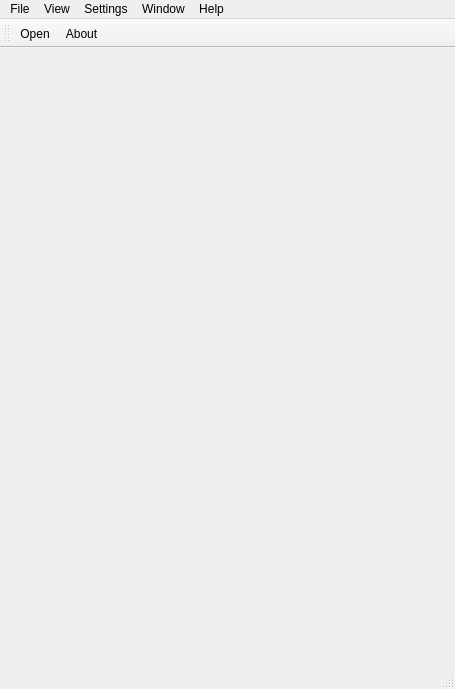
<?xml version="1.0" encoding="UTF-8"?>
<ui version="4.0">
 <class>EDRMain</class>
 <widget class="QMainWindow" name="EDRMain">
  <property name="geometry">
   <rect>
    <x>0</x>
    <y>0</y>
    <width>455</width>
    <height>689</height>
   </rect>
  </property>
  <property name="windowTitle">
   <string>EDR</string>
  </property>
  <widget class="QWidget" name="centralWidget">
   <layout class="QHBoxLayout" name="horizontalLayout">
    <property name="spacing">
     <number>0</number>
    </property>
    <property name="margin">
     <number>0</number>
    </property>
   </layout>
  </widget>
  <widget class="QToolBar" name="mainToolBar">
   <property name="windowTitle">
    <string>Toolbar</string>
   </property>
   <property name="floatable">
    <bool>false</bool>
   </property>
   <attribute name="toolBarArea">
    <enum>TopToolBarArea</enum>
   </attribute>
   <attribute name="toolBarBreak">
    <bool>false</bool>
   </attribute>
   <addaction name="actionOpen"/>
   <addaction name="actionAbout"/>
  </widget>
  <widget class="QStatusBar" name="statusBar"/>
  <widget class="QMenuBar" name="menu">
   <property name="geometry">
    <rect>
     <x>0</x>
     <y>0</y>
     <width>455</width>
     <height>21</height>
    </rect>
   </property>
   <widget class="QMenu" name="menuFile">
    <property name="title">
     <string>File</string>
    </property>
    <addaction name="actionOpen"/>
    <addaction name="separator"/>
    <addaction name="actionExit"/>
   </widget>
   <widget class="QMenu" name="menuView">
    <property name="title">
     <string>View</string>
    </property>
    <widget class="QMenu" name="menuCreateVisualizer">
     <property name="title">
      <string>Create visualizer...</string>
     </property>
     <addaction name="separator"/>
    </widget>
    <addaction name="menuCreateVisualizer"/>
   </widget>
   <widget class="QMenu" name="menuHelp">
    <property name="title">
     <string>Help</string>
    </property>
    <addaction name="actionAbout"/>
   </widget>
   <widget class="QMenu" name="menuWindow">
    <property name="title">
     <string>Window</string>
    </property>
    <widget class="QMenu" name="menuLoad_layout">
     <property name="title">
      <string>Load layout</string>
     </property>
     <addaction name="actionLayoutOpen"/>
    </widget>
    <addaction name="actionSaveLayout"/>
    <addaction name="menuLoad_layout"/>
    <addaction name="separator"/>
   </widget>
   <widget class="QMenu" name="menuSettings">
    <property name="title">
     <string>Settings</string>
    </property>
   </widget>
   <addaction name="menuFile"/>
   <addaction name="menuView"/>
   <addaction name="menuSettings"/>
   <addaction name="menuWindow"/>
   <addaction name="menuHelp"/>
  </widget>
  <action name="actionAbout">
   <property name="text">
    <string>About...</string>
   </property>
  </action>
  <action name="actionOpen">
   <property name="text">
    <string>&amp;Open</string>
   </property>
   <property name="shortcut">
    <string>O</string>
   </property>
  </action>
  <action name="actionWindow">
   <property name="text">
    <string>Window</string>
   </property>
  </action>
  <action name="actionExit">
   <property name="text">
    <string>Exit</string>
   </property>
  </action>
  <action name="actionSaveLayout">
   <property name="text">
    <string>Save layout</string>
   </property>
  </action>
  <action name="actionLayoutOpen">
   <property name="text">
    <string>Open...</string>
   </property>
  </action>
 </widget>
 <layoutdefault spacing="6" margin="11"/>
 <resources>
  <include location="../../../resources/icons/icons.qrc"/>
 </resources>
 <connections>
  <connection>
   <sender>actionOpen</sender>
   <signal>triggered()</signal>
   <receiver>EDRMain</receiver>
   <slot>onOpen()</slot>
   <hints>
    <hint type="sourcelabel">
     <x>-1</x>
     <y>-1</y>
    </hint>
    <hint type="destinationlabel">
     <x>309</x>
     <y>240</y>
    </hint>
   </hints>
  </connection>
  <connection>
   <sender>actionExit</sender>
   <signal>triggered()</signal>
   <receiver>EDRMain</receiver>
   <slot>onExit()</slot>
   <hints>
    <hint type="sourcelabel">
     <x>-1</x>
     <y>-1</y>
    </hint>
    <hint type="destinationlabel">
     <x>309</x>
     <y>240</y>
    </hint>
   </hints>
  </connection>
  <connection>
   <sender>actionSaveLayout</sender>
   <signal>triggered()</signal>
   <receiver>EDRMain</receiver>
   <slot>onSaveLayout()</slot>
   <hints>
    <hint type="sourcelabel">
     <x>-1</x>
     <y>-1</y>
    </hint>
    <hint type="destinationlabel">
     <x>369</x>
     <y>344</y>
    </hint>
   </hints>
  </connection>
  <connection>
   <sender>actionLayoutOpen</sender>
   <signal>triggered()</signal>
   <receiver>EDRMain</receiver>
   <slot>onOpenLayout()</slot>
   <hints>
    <hint type="sourcelabel">
     <x>-1</x>
     <y>-1</y>
    </hint>
    <hint type="destinationlabel">
     <x>227</x>
     <y>344</y>
    </hint>
   </hints>
  </connection>
  <connection>
   <sender>menuLoad_layout</sender>
   <signal>aboutToShow()</signal>
   <receiver>EDRMain</receiver>
   <slot>onShowSavedLayouts()</slot>
   <hints>
    <hint type="sourcelabel">
     <x>67</x>
     <y>35</y>
    </hint>
    <hint type="destinationlabel">
     <x>227</x>
     <y>344</y>
    </hint>
   </hints>
  </connection>
  <connection>
   <sender>menuWindow</sender>
   <signal>aboutToShow()</signal>
   <receiver>EDRMain</receiver>
   <slot>populateWindowMenu()</slot>
   <hints>
    <hint type="sourcelabel">
     <x>67</x>
     <y>51</y>
    </hint>
    <hint type="destinationlabel">
     <x>227</x>
     <y>344</y>
    </hint>
   </hints>
  </connection>
  <connection>
   <sender>menuCreateVisualizer</sender>
   <signal>aboutToShow()</signal>
   <receiver>EDRMain</receiver>
   <slot>populateVisualizersMenu()</slot>
   <hints>
    <hint type="sourcelabel">
     <x>67</x>
     <y>51</y>
    </hint>
    <hint type="destinationlabel">
     <x>227</x>
     <y>344</y>
    </hint>
   </hints>
  </connection>
 </connections>
 <slots>
  <slot>onOpen()</slot>
  <slot>onExit()</slot>
  <slot>onWireframe()</slot>
  <slot>onBones()</slot>
  <slot>onMaterial()</slot>
  <slot>onPageChanged(int)</slot>
  <slot>onTabbedViewSelected(bool)</slot>
  <slot>onDockableViewSelected(bool)</slot>
  <slot>onSaveLayout()</slot>
  <slot>onShowSavedLayouts()</slot>
  <slot>onOpenLayout()</slot>
  <slot>populateWindowMenu()</slot>
  <slot>populateVisualizersMenu()</slot>
 </slots>
</ui>
